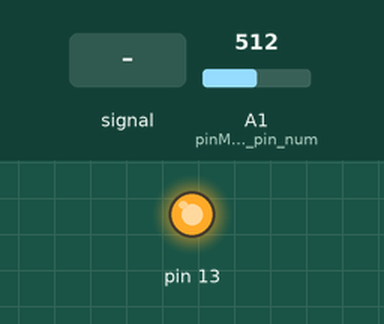
Recording of a sketch running on a simulated Arduino Uno, built with avr-gcc and run on an emulated ATmega328P. On the bench: output pins drawn as LEDs (lit = HIGH). Dashed ring = blinking. Inputs (shaded band) come from the test bench; at power-on: A1 (pinMode_tells_the_pin_num) = 512.

Above: at 2.8 s.
2.9 s: A1 (pinMode_tells_the_pin_num) set to 0
At 3.3 s:
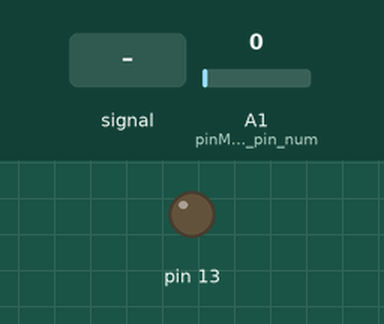
5.6 s: A1 (pinMode_tells_the_pin_num) set to 122
At 6.19 s:
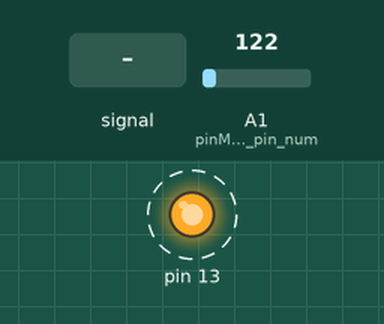
9.1 s: A1 (pinMode_tells_the_pin_num) fed a 200 Hz sine of ±81 counts around its level
Timing chart, 0 to 18.6 s (numbered marks = the images above; inputs shaded):
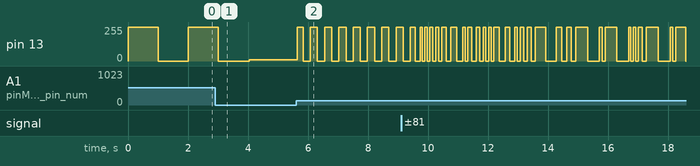

The sketch:

Blink.ino
```cpp
int Pot;
int Del;
void setup() {
  // put your setup code here, to run once:
  pinMode(A1,INPUT); //pinMode tells the pin number and its function
  pinMode(13,OUTPUT);
}

void loop() {
  // put your main code here, to run repeatedly:
  Pot= analogRead(A1);                //angelHead(A1)
  Del=map(Pot,0,1024,0,2000);  //Manipulates Input      //Map Takes data from a certain range and works between that
  //Jisme value daalne hai--> 2nd var = Map(1st var, 1st low, 1st High, 2nd low, 2nd high)
  digitalWrite(13, HIGH); //DigitalWrite tells the pinNumber called and its high or low value
  delay(Del);  //
  digitalWrite(13, LOW);
  delay(Del);

}

//USR--->Pot---->Microprocessor---->LED
```

Measured:
- after the input at 5.6 s, pin 13: alternates 255/255 for 0.24 s and 0/255 for 0.24 s, starting at once
